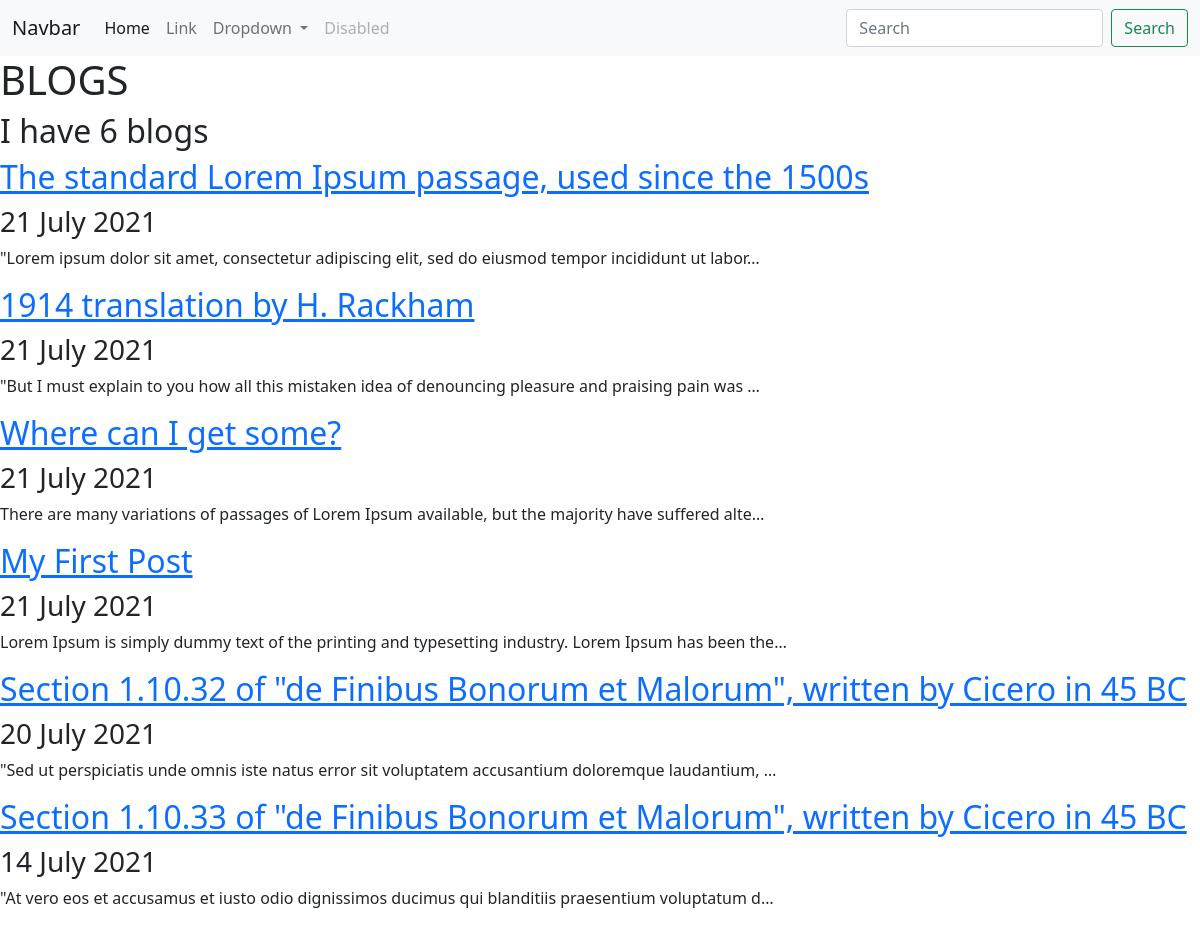
Screenshot of /blog/ with the database file from the repository.
### blog/models.py (models this page shows, shortened)
class Blog(models.Model):
    title = models.CharField(max_length=200)
    date = models.DateTimeField()
    post = models.TextField()

### blog/views.py (the view)
# urls.py: path('', views.all_blogs, name='all_blogs'),
def all_blogs(request):
    blogs = Blog.objects.order_by("-date")
    return render(request, 'blog/all_blogs.html', {"blogs": blogs})

### blog/templates/blog/all_blogs.html
{% extends 'portfolio/base.html' %} {% block content %}
<h1>BLOGS</h1>
<h2>I have {{ blogs.count }} blog{{ blogs.count|pluralize }}</h2>
{% for blog in blogs %}
<a href="{% url 'blog:detail' blog.id %}"><h2>{{ blog.title }}</h2></a>
<h3>{{ blog.date|date:'d F Y' }}</h3>
<p>{{ blog.post|striptags|truncatechars:100 }}</p>
{% endfor %} {% endblock %}

### rows the page displays
Blog: title "The standard Lorem Ipsum passage, used since the 1500s", date "21 July 2021", post "\"Lorem ipsum dolor sit amet, consectetur adipiscing elit, sed do eiusmod tempor incididunt ut labor…"
Blog: title "1914 translation by H. Rackham", date "21 July 2021", post "\"But I must explain to you how all this mistaken idea of denouncing pleasure and praising pain was …"
Blog: title "Where can I get some?", date "21 July 2021", post "There are many variations of passages of Lorem Ipsum available, but the majority have suffered alte…"
Blog: title "My First Post", date "21 July 2021", post "Lorem Ipsum is simply dummy text of the printing and typesetting industry. Lorem Ipsum has been the…"
Blog: title "Section 1.10.32 of \"de Finibus Bonorum et Malorum\", written by Cicero in 45 BC", date "20 July 2021", post "\"Sed ut perspiciatis unde omnis iste natus error sit voluptatem accusantium doloremque laudantium, …"
Blog: title "Section 1.10.33 of \"de Finibus Bonorum et Malorum\", written by Cicero in 45 BC", date "14 July 2021", post "\"At vero eos et accusamus et iusto odio dignissimos ducimus qui blanditiis praesentium voluptatum d…"

### other values shown
{{ blogs.count }} "6"
